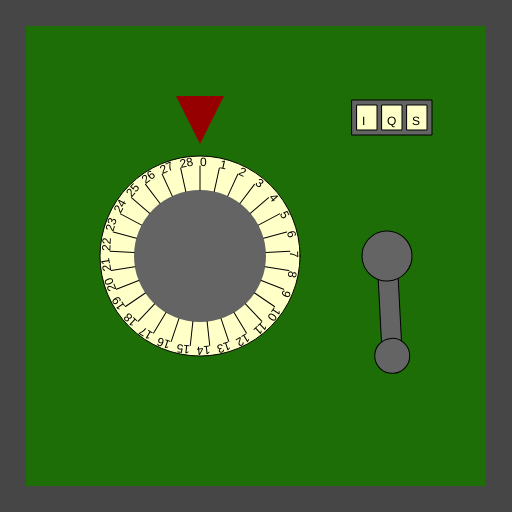
Frame 1 (no input)
Frame 60 (no input): identical to frame 1, image omitted
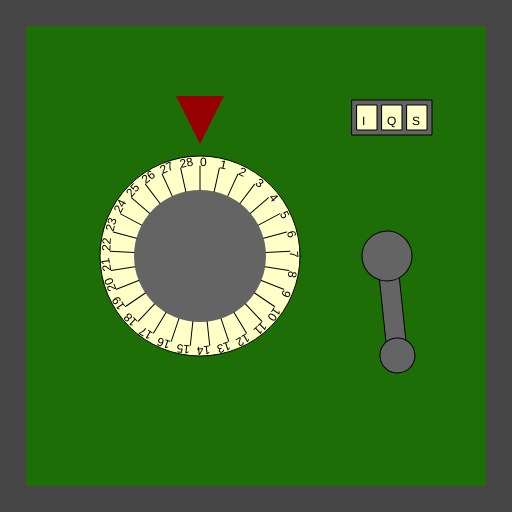
Frame 120 (the mouse pressed at the canvas centre since frame 60)

The p5.js sketch that drew these frames (run headless with seeded random() and noise() and a simulated clock; from frame 60 on, the mouse is pressed at the canvas centre):

// p5.js sketch
// ── sketch.js
/*

Officer: 7383430
CaseNum: 303-1-11895744-7383430

Case 303 - The Case of the Crooked Attorney
Stage 2 - Torvalds' House

This safe is in Torvalds’ home study. Be careful. If you get caught, I don’t know you !

Crack this safe by doing the following:

	When any key is pressed:
	- Increment ClassifiedVaultValue_0 by 3

	Whilst the mouse is moving:
	- Increment ClassifiedVaultValue_1 by 3

	When the mouse button is released:
	- Make ClassifiedVaultValue_2 equal to the string "LFM"

	Whilst the mouse is moving:
	- Make ClassifiedVaultValue_2 equal to the string "IQS"



This time you'll need to create the relevant event handlers yourself.

There are many possible ways of investigating this case, but you
should use ONLY the following commands:

	- The assignment operator aka. the equals sign !
	- Incrementing +=
	- Decrementing -=

*/

//declare the variables

var ClassifiedVaultValue_0;
var ClassifiedVaultValue_1;
var ClassifiedVaultValue_2;

function preload() {
  //IMAGES WILL BE LOADED HERE
}

function setup() {
  createCanvas(512, 512);

  //initialise the variables
  ClassifiedVaultValue_0 = 0;
  ClassifiedVaultValue_1 = 0;
  ClassifiedVaultValue_2 = "";
}

///////////////////EVENT HANDLERS///////////////////
// When any key is pressed:
// 	- Increment ClassifiedVaultValue_0 by 3

// 	Whilst the mouse is moving:
// 	- Increment ClassifiedVaultValue_1 by 3

// 	When the mouse button is released:
// 	- Make ClassifiedVaultValue_2 equal to the string "LFM"

// 	Whilst the mouse is moving:
// 	- Make ClassifiedVaultValue_2 equal to the string "IQS"
//Create event handlers here to open the safe ...

function keyPressed() {
  ClassifiedVaultValue_0 = ClassifiedVaultValue_0 + 3;
}

function mouseMoved() {
  ClassifiedVaultValue_1 = ClassifiedVaultValue_1 + 3;
  ClassifiedVaultValue_2 = "IQS";
}

function mouseReleased() {
  ClassifiedVaultValue_2 = "LFM";
}

///////////////DO NOT CHANGE CODE BELOW THIS POINT///////////////////

function draw() {
  //Draw the safe door
  background(70);
  noStroke();
  fill(29, 110, 6);
  rect(26, 26, width - 52, width - 52);

  //Draw the combination dial
  push();
  translate(200, height / 2);
  drawDial(200, ClassifiedVaultValue_0, 29);
  pop();

  //Draw the lever
  push();
  translate(width - 125, 256);
  drawLever(ClassifiedVaultValue_1);
  pop();

  //Draw the spinner
  push();
  translate(width - 120, 100);
  drawSpinner(3, ClassifiedVaultValue_2);
  pop();
}

function drawDial(diameter, num, maxNum) {
  //the combination lock

  var r = diameter * 0.5;
  var p = r * 0.6;

  stroke(0);
  fill(255, 255, 200);
  ellipse(0, 0, diameter, diameter);
  fill(100);
  noStroke();
  ellipse(0, 0, diameter * 0.66, diameter * 0.66);
  fill(150, 0, 0);
  triangle(-p * 0.4, -r - p, p * 0.4, -r - p, 0, -r - p / 5);

  noStroke();

  push();
  var inc = 360 / maxNum;

  rotate(radians(-num * inc));
  for (var i = 0; i < maxNum; i++) {
    push();
    rotate(radians(i * inc));
    stroke(0);
    line(0, -r * 0.66, 0, -(r - 10));
    noStroke();
    fill(0);
    text(i, 0, -(r - 10));
    pop();
  }

  pop();
}

function drawLever(rot) {
  push();
  rotate(radians(-rot));
  stroke(0);
  fill(100);
  rect(-10, 0, 20, 100);
  ellipse(0, 0, 50, 50);
  ellipse(0, 100, 35, 35);
  pop();
}

function drawSpinner(numSpinners, val) {
  var sw = 20;
  var ow = (sw + 5) * numSpinners + 5;
  stroke(0);
  fill(100);
  rect(-ow / 2, 0, ow, 35);
  if (typeof val == "number") {
    val = floor(val).toString(); //convert to string
  }

  for (var d = numSpinners - val.length; d > 0; d--) {
    val = "-" + val;
  }

  for (var i = 0; i < numSpinners; i++) {
    stroke(0);
    fill(255, 255, 200);
    rect(-ow / 2 + i * (sw + 5) + 5, 5, 20, 25);
    fill(0);
    noStroke();
    text(val[i], -ow / 2 + sw / 2 + i * (sw + 5), 25);
  }
}
